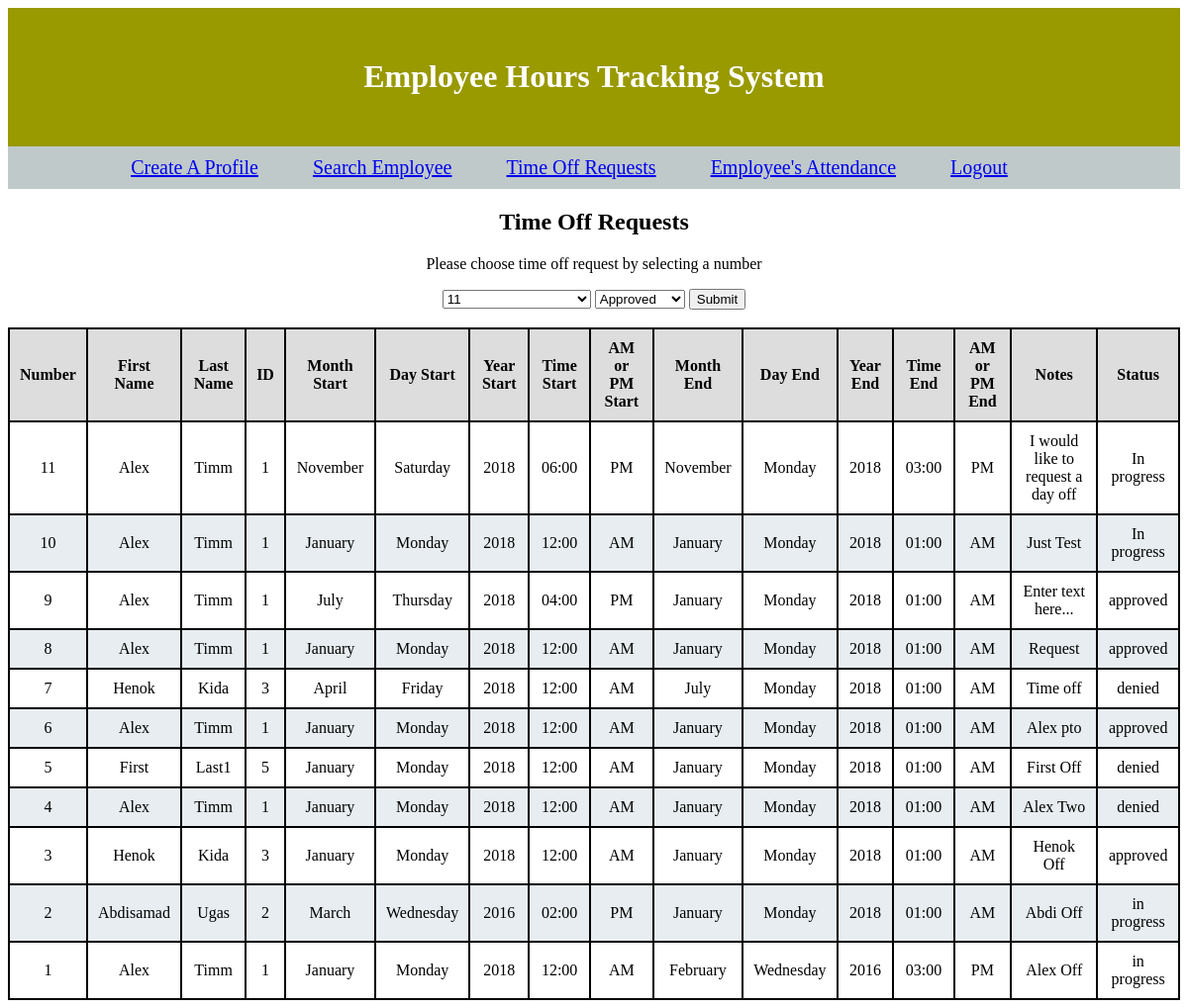
The app's page /manager_time_off_list.php with its own data.
### tables this page shows
CREATE TABLE `pto_request` (
  `pto_ID` int(11) NOT NULL,
  `emp_ID` int(11) NOT NULL,
  `month_start` varchar(45) NOT NULL,
  `day_start` varchar(45) NOT NULL,
  `year_start` varchar(45) NOT NULL,
  `time_start` varchar(45) NOT NULL,
  `ampm_start` varchar(45) NOT NULL,
  `month_end` varchar(45) NOT NULL,
  `day_end` varchar(45) NOT NULL,
  `year_end` varchar(45) NOT NULL,
  `time_end` varchar(45) NOT NULL,
  `ampm_end` varchar(45) NOT NULL,
  `pto_notes` text NOT NULL,
  `pto_status` varchar(11) NOT NULL DEFAULT 'In progress'
);

CREATE TABLE `employee` (
  `emp_ID` int(11) NOT NULL,
  `emp_fname` varchar(45) NOT NULL,
  `emp_lname` varchar(45) NOT NULL,
  `emp_phone` varchar(20) NOT NULL,
  `emp_email` varchar(45) NOT NULL,
  `emp_position` varchar(45) NOT NULL,
  `emp_department` varchar(25) NOT NULL,
  `login_ID_FK` int(11) NOT NULL
);

### manager_time_off_list.php (the view, shortened to what this page needs)
<?php
include ("database_connection.php");
?>
<!Doctype html>
<html>
   <head>
        <link rel="stylesheet" href="manager_time_off_list.css">
		<link rel="stylesheet" href="managerHeader.css">
   </head>
<body>
<header>
	<div class="tit">
		<h1><b>Employee Hours Tracking System</b></h1>
	</div>
</header>
    <div>
       <ul class="nav">
			<li><a href="manager_create_employee.html">Create A Profile</a></li>
			<li><a href="manager_search_employee.php">Search Employee</a></li>
            <li><a href="manager_time_off_list.php">Time Off Requests</a></li>
            <li><a href="manager_attendance.php">Employee's Attendance</a></li>
            <li><a href="logout.php">Logout</a></li>
        </ul>
    </div>
	<div class="offRequestBoxes">
		<h2>Time Off Requests</h2>
		<p>Please choose time off request by selecting a number</p>
		<form action="manager_display_pto.php" method='post'>
					<select class="form-dropdown validate[required]" style="width:150px" id="input_43" name="display_pto">
						<?php
							$sql2="SELECT pto_ID FROM pto_request ORDER BY pto_ID DESC";
							$rs = mysqli_query($conn, $sql2);
							if (mysqli_num_rows($rs) > 0) {
								while($row = mysqli_fetch_assoc($rs)) {
									$menu .= "<option value=".$row['pto_ID'].">" . $row['pto_ID']. "</option>";
									}
							}
							echo $menu;
						?>
					</select>
					<td>
						<select name ='pto_status' id='pto_status'>
							<option value='approved'>Approved</option>
						</select>
					</td>
					<td>
						<input type="submit" name="button" value="Submit">
					</td>
		</form>
	</div>
	<br>
	<form action="manager_time_off_list.php">
		<div class="ics">
			<table>
				<tr>
					<th>Number</th>
					<th>First Name</th>
					<th>Last Name</th>
					<th>ID</th>
					<th>Month Start</th>
					<th>Day Start</th>
					<th>Year Start</th>
					<th>Time Start</th>
					<th>AM or PM Start</th>
					<th>Month End</th>
					<th>Day End</th>
					<th>Year End</th>
					<th>Time End</th>
					<th>AM or PM End</th>
					<th>Notes</th>
					<th>Status</th>
				</tr>
				<?php
					$sql = "SELECT pto_request.pto_ID, employee.emp_fname, employee.emp_lname, pto_request.emp_ID, pto_request.month_start, pto_request.day_start,
							pto_request.year_start, pto_request.time_start, pto_request.ampm_start,
							pto_request.month_end, pto_request.day_end, pto_request.year_end,
							pto_request.time_end, pto_request.ampm_end, pto_request.pto_notes, pto_request.pto_status
							FROM employee
							INNER JOIN pto_request ON employee.emp_ID = pto_request.emp_ID
							ORDER BY pto_ID DESC";
					$result = $conn-> query($sql);
					if($result-> num_rows > 0) {
						while ($row = $result-> fetch_assoc()) {
							echo "<tr><td>". $row["pto_ID"] ."</td><td>". $row["emp_fname"] ."</td><td>". $row["emp_lname"] ."</td><td>". $row["emp_ID"] ."</td>
								  <td>". $row["month_start"] ."</td><td>". $row["day_start"] ."</td>
								  <td>". $row["year_start"] ."</td><td>". $row["time_start"] ."</td><td>". $row["ampm_start"] ."</td>
								  <td>". $row["month_end"] ."</td><td>". $row["day_end"] ."</td><td>". $row["year_end"] ."</td>
								  <td>". $row["time_end"] ."</td><td>". $row["ampm_end"] ."</td><td>". $row["pto_notes"] ."</td>
								  <td>". $row["pto_status"] ."</td></tr>";
								  }
								  echo "</table>";
								  }
								  else {
								  echo "0 result";
								  }
				?>
		</div>
	</form>
</body>
</html>

### manager_time_off_list.css (style rules this page uses)
.offRequestBoxes { text-align: center; }
h2 { text-align: center; }
table { border-collapse: collapse; width: 100%; padding: 15px; text-align: center; }
th { background-color: #ddd }
th, td { border: 2px solid #000; padding: 10px; text-align: center; }
table tr:nth-child(odd) td { background-color:#e7edf0; }

### managerHeader.css (style rules this page uses)
.tit { text-align: center; background:#999900; color: white; margin: auto; padding: 30px; }
.nav { background-color: #BFC9CA; color: black; font-size: 20px; list-style: none; text-align: center; padding: 10px; margin-top: 0px; }
.nav > li { display: inline-block; padding-right: 50px; }

### records on screen
pto_request: pto_ID "11", emp_ID.emp_fname "Alex", emp_ID.emp_lname "Timm", emp_ID "1", month_start "November", day_start "Saturday", year_start "2018", time_start "06:00", ampm_start "PM", month_end "November", day_end "Monday", year_end "2018", time_end "03:00", ampm_end "PM", pto_notes "I would like to request a day off", pto_status "In progress"
pto_request: pto_ID "10", emp_ID.emp_fname "Alex", emp_ID.emp_lname "Timm", emp_ID "1", month_start "January", day_start "Monday", year_start "2018", time_start "12:00", ampm_start "AM", month_end "January", day_end "Monday", year_end "2018", time_end "01:00", ampm_end "AM", pto_notes "Just Test", pto_status "In progress"
pto_request: pto_ID "9", emp_ID.emp_fname "Alex", emp_ID.emp_lname "Timm", emp_ID "1", month_start "July", day_start "Thursday", year_start "2018", time_start "04:00", ampm_start "PM", month_end "January", day_end "Monday", year_end "2018", time_end "01:00", ampm_end "AM", pto_notes "Enter text here...", pto_status "approved"
pto_request: pto_ID "8", emp_ID.emp_fname "Alex", emp_ID.emp_lname "Timm", emp_ID "1", month_start "January", day_start "Monday", year_start "2018", time_start "12:00", ampm_start "AM", month_end "January", day_end "Monday", year_end "2018", time_end "01:00", ampm_end "AM", pto_notes "Request", pto_status "approved"
pto_request: pto_ID "7", emp_ID.emp_fname "Henok", emp_ID.emp_lname "Kida", emp_ID "3", month_start "April", day_start "Friday", year_start "2018", time_start "12:00", ampm_start "AM", month_end "July", day_end "Monday", year_end "2018", time_end "01:00", ampm_end "AM", pto_notes "Time off", pto_status "denied"
pto_request: pto_ID "6", emp_ID.emp_fname "Alex", emp_ID.emp_lname "Timm", emp_ID "1", month_start "January", day_start "Monday", year_start "2018", time_start "12:00", ampm_start "AM", month_end "January", day_end "Monday", year_end "2018", time_end "01:00", ampm_end "AM", pto_notes "Alex pto", pto_status "approved"
pto_request: pto_ID "5", emp_ID.emp_fname "First", emp_ID.emp_lname "Last1", emp_ID "5", month_start "January", day_start "Monday", year_start "2018", time_start "12:00", ampm_start "AM", month_end "January", day_end "Monday", year_end "2018", time_end "01:00", ampm_end "AM", pto_notes "First Off", pto_status "denied"
pto_request: pto_ID "4", emp_ID.emp_fname "Alex", emp_ID.emp_lname "Timm", emp_ID "1", month_start "January", day_start "Monday", year_start "2018", time_start "12:00", ampm_start "AM", month_end "January", day_end "Monday", year_end "2018", time_end "01:00", ampm_end "AM", pto_notes "Alex Two", pto_status "denied"
pto_request: pto_ID "3", emp_ID.emp_fname "Henok", emp_ID.emp_lname "Kida", emp_ID "3", month_start "January", day_start "Monday", year_start "2018", time_start "12:00", ampm_start "AM", month_end "January", day_end "Monday", year_end "2018", time_end "01:00", ampm_end "AM", pto_notes "Henok Off", pto_status "approved"
pto_request: pto_ID "2", emp_ID.emp_fname "Abdisamad", emp_ID.emp_lname "Ugas", emp_ID "2", month_start "March", day_start "Wednesday", year_start "2016", time_start "02:00", ampm_start "PM", month_end "January", day_end "Monday", year_end "2018", time_end "01:00", ampm_end "AM", pto_notes "Abdi Off", pto_status "in progress"
pto_request: pto_ID "1", emp_ID.emp_fname "Alex", emp_ID.emp_lname "Timm", emp_ID "1", month_start "January", day_start "Monday", year_start "2018", time_start "12:00", ampm_start "AM", month_end "February", day_end "Wednesday", year_end "2016", time_end "03:00", ampm_end "PM", pto_notes "Alex Off", pto_status "in progress"

### other values on screen
form field display_pto "11"
